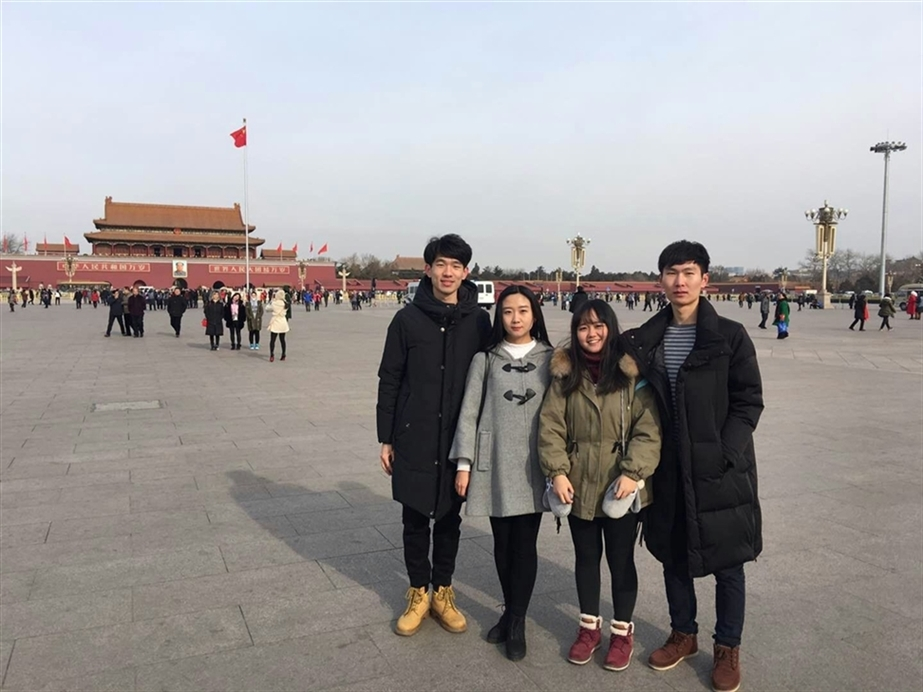
#> input picture resources/image.jpg, 923 x 692 px
$ python face_detect.py ../resources/image.jpg   (Python 2 division)   (older library calls are emulated)
#> lines starting #> are read from the running program, lines starting #| are printed output that depends on the picture; after the words box and inside, x2 and y2 are one past the last pixel; in counts of white or black regions, pixels touching at a corner belong together
import cv2
import sys


def load_image(image_path):
    return cv2.imread(image_path)


def gray_image(image):
    gray = image
    if image.ndim == 3:
        gray = cv2.cvtColor(image, cv2.COLOR_BGR2GRAY)
    return gray


def get_detector(cascade_path):
    return cv2.CascadeClassifier(cascade_path)


def detect_faces(detector, gray_scale_image):
    return detector.detectMultiScale(
        gray_scale_image,
        scaleFactor=1.15,
        minNeighbors=5,
        minSize=(30, 30),
        flags=cv2.cv.CV_HAAR_SCALE_IMAGE
    )


def draw_rectangles(image, faces):
    for (x, y, w, h) in faces:
        cv2.rectangle(image, (x, y), (x + w, y + h), (255, 0, 0), 2)


def show_wait_destroy(image):
    cv2.imshow("Faces found!", image)
    cv2.waitKey(0)
    cv2.destroyAllWindows()


def main():
    image_path = sys.argv[1]
    cascade_path = '../resources/haarcascade_frontalface_default.xml'

    image = load_image(image_path)
#> in load_image, returned value is the input picture: shape (692, 923, 3); mean B, G, R 150.1, 150.5, 154.4
    gray_scale_image = gray_image(image)
#> in gray_image, `gray = cv2.cvtColor(image, cv2.COLOR_BGR2GRAY)`:
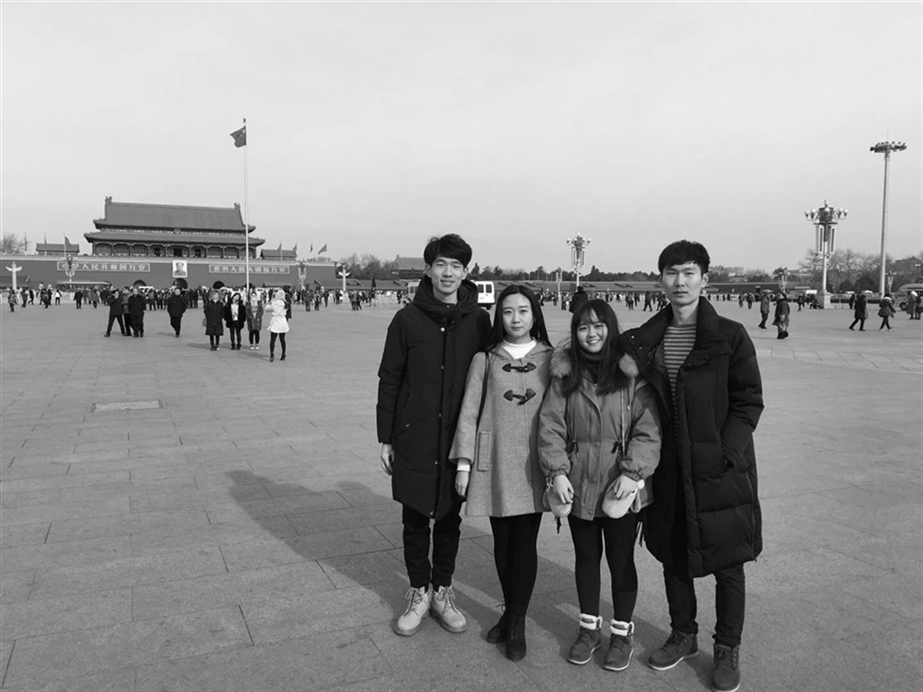
#> gray: shape (692, 923); min 0, max 255, mean 151.6
    detector = get_detector(cascade_path)
    faces = detect_faces(detector, gray_scale_image)
#> faces = [[424, 246, 49, 49], [656, 253, 51, 51], [495, 294, 45, 45], [571, 310, 42, 42]]
    if len(faces) == 0:
        print "Faces have been not found!"
        return
    draw_rectangles(image, faces)
#> the loop in draw_rectangles, `for (x, y, w, h) in faces:` made 4 passes
#> after the loop in draw_rectangles, `for (x, y, w, h) in faces:`:
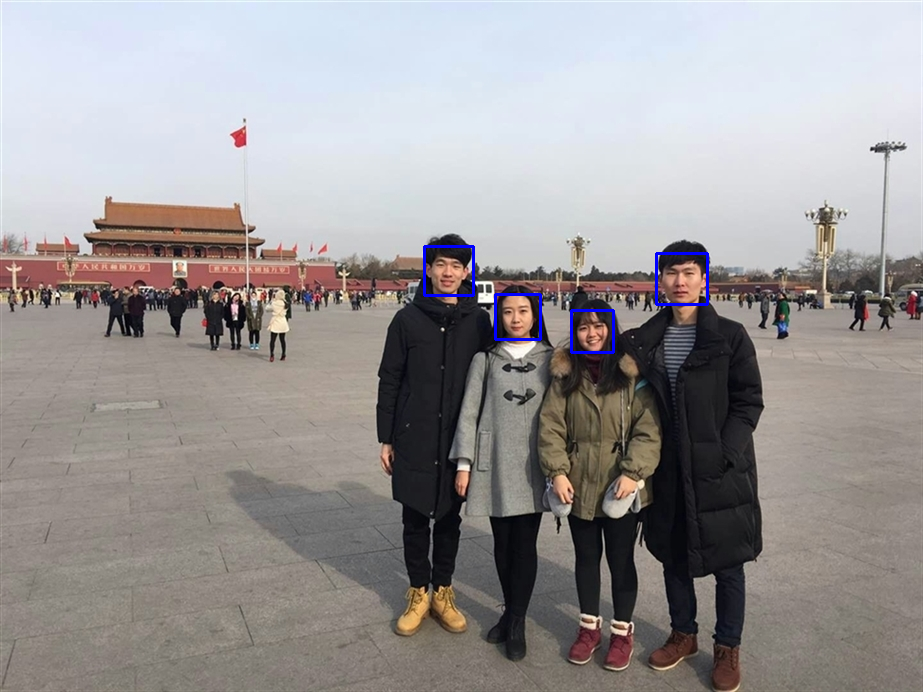
#> image: shape (692, 923, 3); 0.35% of pixels changed, all inside (x1, y1, x2, y2) = (423, 245, 709, 354)
    show_wait_destroy(image)


if __name__ == '__main__':
    main()
